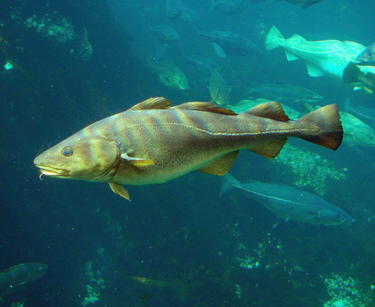
%> input picture data/fish.bmp, 375 x 307 px
$ octave proj1.m   (GNU Octave 9; MATLAB toolbox functions it lacks are replaced by stand-ins)
%> lines starting %> are read from the running program, lines starting %| are printed output that depends on the picture
### code/my_imfilter2.m
function output = my_imfilter2(image, filter)
% This function is intended to behave like the built in function imfilter()
% See 'help imfilter' or 'help conv2'. While terms like "filtering" and
% "convolution" might be used interchangeably, and they are indeed nearly
% the same thing, there is a difference:
% from 'help filter2'
%    2-D correlation is related to 2-D convolution by a 180 degree rotation
%    of the filter matrix.

% Your function should work for color images. Simply filter each color
% channel independently.

% Your function should work for filters of any width and height
% combination, as long as the width and height are odd (e.g. 1, 7, 9). This
% restriction makes it unambigious which pixel in the filter is the center
% pixel.

% Boundary handling can be tricky. The filter can't be centered on pixels
% at the image boundary without parts of the filter being out of bounds. If
% you look at 'help conv2' and 'help imfilter' you see that they have
% several options to deal with boundaries. You should simply recreate the
% default behavior of imfilter -- pad the input image with zeros, and
% return a filtered image which matches the input resolution. A better
% approach is to mirror the image content over the boundaries for padding.

% % Uncomment if you want to simply call imfilter so you can see the desired
% % behavior. When you write your actual solution, you can't use imfilter,
% % filter2, conv2, etc. Simply loop over all the pixels and do the actual
% % computation. It might be slow.

%--------remember to delete!!!!!--------------
%output = imfilter(image, filter);
%--------only for comparison-------------------

%%%%%%%%%%%%%%%%
% there would be a choice to deal with edge.
B_method=input('how do you need to deal with edge: 1: pad with zero; 2: mirror the image\n');
% find color or gray image.
C_number=size(image,3);
% find the size of filter & one chanel of the image.
[f_w]=size(filter,2);
[f_h]=size(filter,1);
[i_w]=size(image,2);
[i_h]=size(image,1);


% decide for intensity and color picture
if C_number == 1

   image=squeeze(image);
   % add the edges
   if B_method ==1
      %% initial edge for zero pad
      x_incre = (f_w-1)/2;
      y_incre = (f_h-1)/2;
      x_n=zeros(x_incre,i_h)';
      x_p=zeros(x_incre,i_h)';
      y_n=zeros(i_w+2*x_incre,y_incre)';
      y_p=zeros(i_w+2*x_incre,y_incre)';
      im_bound1=[x_n,image,x_p];
      im_bond=[y_p;im_bound1;y_n]; %the origin image+bond

   else % method=2 & channel=1
       %% initial edge for mirror boundary
      x_incre = (f_w-1)/2;  %f_w is the width of filter matrix
      y_incre = (f_h-1)/2;  %f_h is the height of filter matrix
      x_n=flip(image(:,1:x_incre),2);
      x_p=flip(image(:,i_w-x_incre+1:i_w),2); % increased bounding on width direction
      im_bound1=[x_n,image,x_p];
      y_p=flip(im_bound1(1:y_incre,:),1);
      y_n=flip(im_bound1(i_h-y_incre+1:i_h,:),1); %incresed bounding on height direction
      im_bond=[y_p;im_bound1;y_n];
        %input channel 1 method2
   end

      x_min=x_incre; %the range to exhert filter center
      y_min=y_incre;
      %x_max=x_incre+i_w;
      %y_max=y_incre+i_h;

      %start filtering
      out_im=zeros(i_w,i_h)';%resulting image

      for x_out=1:1:i_w
          for y_out=1:1:i_h % x_out and y_out is the coordinate of current pixel.
              x_cor=x_min+x_out;
              y_cor=y_min+y_out;
              scope=im_bond(x_cor-x_incre:x_cor+x_incre,y_cor-y_incre:y_cor+y_incre);
              %scope is the segmented part of image matrix(with padding)within the range of filter
              value=sum(sum(scope.*filter));
              %use dot product instead of two for loop
              out_im(y_out,x_out)=value;  %% final out come of this session
          end %i_h is the hight of origin image(without padding)
      end % i_w is the width of origin image(without padding)

else %channel=3
    %first split the channels
    R_ori=squeeze(image(:,:,1));
    G_ori=squeeze(image(:,:,2));
    B_ori=squeeze(image(:,:,3));

    %decide measure for edges
    if B_method ==1 %channel 3 method 1
      %% initial zero pad boundary
      x_incre = (f_w-1)/2;
      y_incre = (f_h-1)/2;
      x_n=zeros(x_incre,i_h)';
      x_p=zeros(x_incre,i_h)';
      y_n=zeros(i_w+2*x_incre,y_incre)';
      y_p=zeros(i_w+2*x_incre,y_incre)';

      rm_bound1=[x_n,R_ori,x_p];
      rm_bond=[y_p;rm_bound1;y_n]; %the origin image+bond

      gm_bound1=[x_n,G_ori,x_p];
      gm_bond=[y_p;gm_bound1;y_n]; %the origin image+bond

      bm_bound1=[x_n,B_ori,x_p];
      bm_bond=[y_p;bm_bound1;y_n]; %the origin image+bond

    else % method=2 & channel=3
      x_incre = (f_w-1)/2;
      y_incre = (f_h-1)/2;

      x_r_n=flip(R_ori(:,1:x_incre),2);
      x_r_p=flip(R_ori(:,i_w-x_incre+1:i_w),2);
      rm_bound1=[x_r_n,R_ori,x_r_p];
      y_r_p=flip(rm_bound1(1:y_incre,:),1);
      y_r_n=flip(rm_bound1(i_h-y_incre+1:i_h,:),1);
      rm_bond=[y_r_p;rm_bound1;y_r_n];     % mirror for red

      x_g_n=flip(G_ori(:,1:x_incre),2);
      x_g_p=flip(G_ori(:,i_w-x_incre+1:i_w),2);
      gm_bound1=[x_g_n,G_ori,x_g_p];
      y_g_p=flip(gm_bound1(1:y_incre,:),1);
      y_g_n=flip(gm_bound1(i_h-y_incre+1:i_h,:),1);
      gm_bond=[y_g_p;gm_bound1;y_g_n];     % mirror for green

      x_b_n=flip(B_ori(:,1:x_incre),2);
      x_b_p=flip(B_ori(:,i_w-x_incre+1:i_w),2);
      bm_bound1=[x_b_n,B_ori,x_b_p];
      y_b_p=flip(bm_bound1(1:y_incre,:),1);
      y_b_n=flip(bm_bound1(i_h-y_incre+1:i_h,:),1);
      bm_bond=[y_b_p;bm_bound1;y_b_n];     % mirror for blue
   end

      %% For RED channel
      x_min=x_incre; %the range to exhert filter center
      y_min=y_incre;
      %x_max=x_incre+i_w;
      %y_max=y_incre+i_h;

      %start filtering
      out_rm=zeros(i_w,i_h)';%resulting image for RED channel

      for x_out=1:1:i_w
          for y_out=1:1:i_h
              %deal with each filter scope
              x_cor=x_min+x_out;
              y_cor=y_min+y_out;
              scope=rm_bond(y_cor-y_incre:y_cor+y_incre,x_cor-x_incre:x_cor+x_incre);
              value=sum(sum(scope.*filter));
              out_rm(y_out,x_out)=value;
          end
      end
      % RED channel END

      %% for GREEN channel

      x_min=x_incre; %the range to exhert filter center
      y_min=y_incre;
      %x_max=x_incre+i_w;
      %y_max=y_incre+i_h;

      %start filtering
      out_gm=zeros(i_w,i_h)';%resulting image for RED channel

      for x_out=1:1:i_w
          for y_out=1:1:i_h
              %deal with each filter scope
              x_cor=x_min+x_out;
              y_cor=y_min+y_out;
              scope=gm_bond(y_cor-y_incre:y_cor+y_incre,x_cor-x_incre:x_cor+x_incre);
              value=sum(sum(scope.*filter));
              out_gm(y_out,x_out)=value;
          end
      end
      % GREEN channel END

      %% for BLUE channel

      x_min=x_incre; %the range to exhert filter center
      y_min=y_incre;
      %x_max=x_incre+i_w;
      %y_max=y_incre+i_h;

      %start filtering
      out_bm=zeros(i_w,i_h)';%resulting image for RED channel

      for x_out=1:1:i_w
          for y_out=1:1:i_h
              %deal with each filter scope
              x_cor=x_min+x_out;
              y_cor=y_min+y_out;
              scope=bm_bond(y_cor-y_incre:y_cor+y_incre,x_cor-x_incre:x_cor+x_incre);
              value=sum(sum(scope.*filter));
              out_bm(y_out,x_out)=value;
          end
      end
      % BLUE channel END
      %% merge the three channels together.
      out_im(:,:,1)=out_rm;
      out_im(:,:,2)=out_gm;
      out_im(:,:,3)=out_bm;
      %end for method1 channel 3

end
output=out_im;
%%%%%%%%%%%%%%%%

### code/vis_hybrid_image.m
function output = vis_hybrid_image(hybrid_image)
%visualize a hybrid image by progressively downsampling the image and
%concatenating all of the images together.

scales = 5; %how many downsampled versions to create
scale_factor = 0.5; %how much to downsample each time
padding = 5; %how many pixels to pad.

original_height = size(hybrid_image,1);
num_colors = size(hybrid_image,3); %counting how many color channels the input has
output = hybrid_image;
cur_image = hybrid_image;

for i = 2:scales
    %add padding
    output = cat(2, output, ones(original_height, padding, num_colors));

    %dowsample image;
    cur_image = imresize(cur_image, scale_factor, 'bilinear');
    %pad the top and append to the output
    tmp = cat(1,ones(original_height - size(cur_image,1), size(cur_image,2), num_colors), cur_image);
    output = cat(2, output, tmp);
end


%code by James Hays

### code/proj1.m
% Before trying to construct hybrid images, it is suggested that you
% implement my_imfilter.m and then debug it using proj1_test_filtering.m

% Debugging tip: You can split your MATLAB code into cells using "%%"
% comments. The cell containing the cursor has a light yellow background,
% and you can press Ctrl+Enter to run just the code in that cell. This is
% useful when projects get more complex and slow to rerun from scratch

close all; % closes all figures

%% Setup
% read images and convert to floating point format
image1 = im2single(imread('file:///Users/luozhongyi/Desktop/2015%20Fall%20course/CS%206476/proj1/data/fish.bmp'));
image2 = im2single(imread('file:///Users/luozhongyi/Desktop/2015%20Fall%20course/CS%206476/proj1/data/submarine.bmp'));
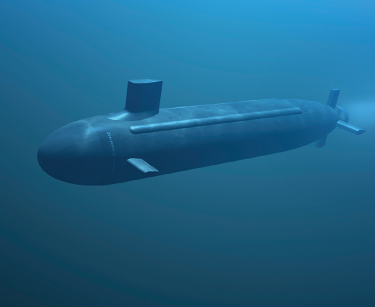
%> input picture data/submarine.bmp, 375 x 307 px

% Several additional test cases are provided for you, but feel free to make
% your own (you'll need to align the images in a photo editor such as
% Photoshop). The hybrid images will differ depending on which image you
% assign as image1 (which will provide the low frequencies) and which image
% you asign as image2 (which will provide the high frequencies)

%% Filtering and Hybrid Image construction
%cutoff_frequency = 7; %This is the standard deviation, in pixels, of the
cutoff_frequency = 6.5; %to use alternate values
% Gaussian blur that will remove the high frequencies from one image and
% remove the low frequencies from another image (by subtracting a blurred
% version from the original version). You will want to tune this for every
% image pair to get the best results.
filter = fspecial('Gaussian', cutoff_frequency*4+1, cutoff_frequency);

%%%%%%%%%%%%%%%%%%%%%%%%%%%%%%%%%%%%%%%%%%%%%%%%%%%%%%%%%%%%%%%%%%%
% YOUR CODE BELOW. Use my_imfilter create 'low_frequencies' and
% 'high_frequencies' and then combine them to create 'hybrid_image'
%%%%%%%%%%%%%%%%%%%%%%%%%%%%%%%%%%%%%%%%%%%%%%%%%%%%%%%%%%%%%%%%%%%

%%%%%%%%%%%%%%%%%%%%%%%%%%%%%%%%%%%%%%%%%%%%%%%%%%%%%%%%%%%%%%%%%%%%%%%%
% Remove the high frequencies from image1 by blurring it. The amount of
% blur that works best will vary with different image pairs
%%%%%%%%%%%%%%%%%%%%%%%%%%%%%%%%%%%%%%%%%%%%%%%%%%%%%%%%%%%%%%%%%%%%%%%%

low_frequencies = my_imfilter2(image1, filter);
%> the answer given: 1
%> after the loop in my_imfilter2, `for x_out=1:1:i_w`:
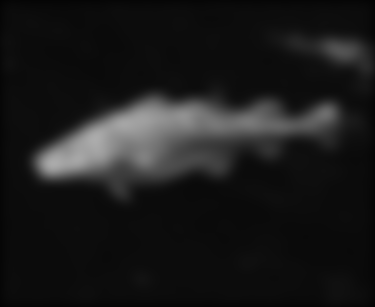
%> out_rm: size 307x375 double; min 0.0132, max 0.675, mean 0.105

%%%%%%%%%%%%%%%%%%%%%%%%%%%%%%%%%%%%%%%%%%%%%%%%%%%%%%%%%%%%%%%%%%%%%%%%
% Remove the low frequencies from image2. The easiest way to do this is to
% subtract a blurred version of image2 from the original version of image2.
% This will give you an image centered at zero with negative values.
%%%%%%%%%%%%%%%%%%%%%%%%%%%%%%%%%%%%%%%%%%%%%%%%%%%%%%%%%%%%%%%%%%%%%%%%

high_frequencies = image2-my_imfilter2(image2, filter);
%> the answer given: 1
%> after the loop in my_imfilter2 (call 2), `for x_out=1:1:i_w`:
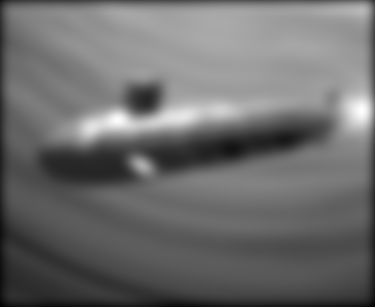
%> out_rm: size 307x375 double; min 0.0161, max 0.241, mean 0.112; drawn with min black and max white
%> after the loop in my_imfilter2 (call 2), `for x_out=1:1:i_w`:
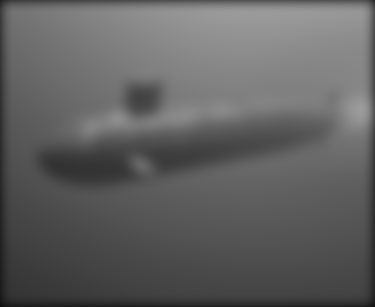
%> out_gm: size 307x375 double; min 0.0571, max 0.615, mean 0.38
%> after the loop in my_imfilter2 (call 2), `for x_out=1:1:i_w`:
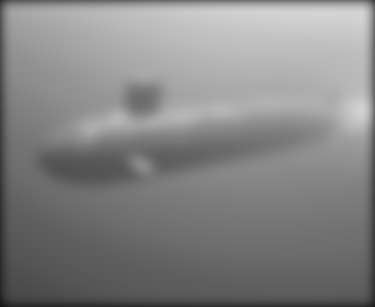
%> out_bm: size 307x375 double; min 0.0776, max 0.833, mean 0.519

%%%%%%%%%%%%%%%%%%%%%%%%%%%%%%%%%%%%%%%%%%%%%%%%%%%%%%%%%%%%%%%%%%%%%%%%
% Combine the high frequencies and low frequencies
%%%%%%%%%%%%%%%%%%%%%%%%%%%%%%%%%%%%%%%%%%%%%%%%%%%%%%%%%%%%%%%%%%%%%%%%

hybrid_image = high_frequencies+low_frequencies;

%% Visualize and save outputs
figure(1); imshow(low_frequencies)
figure(2); imshow(high_frequencies + 0.5);
vis = vis_hybrid_image(hybrid_image);
%> the loop in vis_hybrid_image, `for i = 2:scales` made 4 passes
%> pass 1, in vis_hybrid_image, `tmp = cat(1,ones(original_height - size(cur_image,1), size(cur_image,2..`:
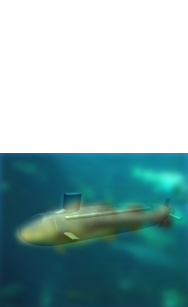
%> tmp: size 307x188x3 single; mean R, G, B 0.553, 0.687, 0.694; drawn with min black and max white
%> after the loop in vis_hybrid_image, `for i = 2:scales`:
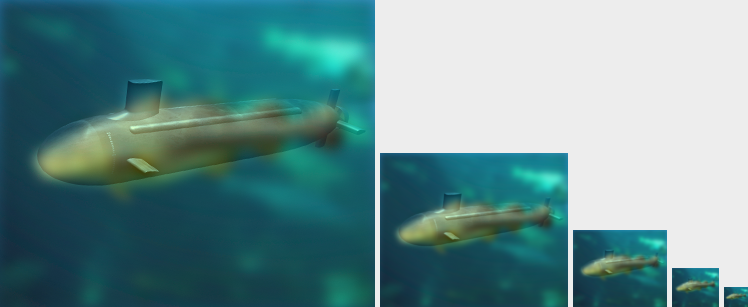
%> output: size 307x748x3 single; mean R, G, B 0.404, 0.583, 0.592; drawn with min black and max white
figure(3); imshow(vis);
imwrite(low_frequencies, 'low_frequencies.jpg', 'quality', 95);
imwrite(high_frequencies + 0.5, 'high_frequencies.jpg', 'quality', 95);
imwrite(hybrid_image, 'hybrid_image.jpg', 'quality', 95);
imwrite(vis, 'hybrid_image_scales.jpg', 'quality', 95);
